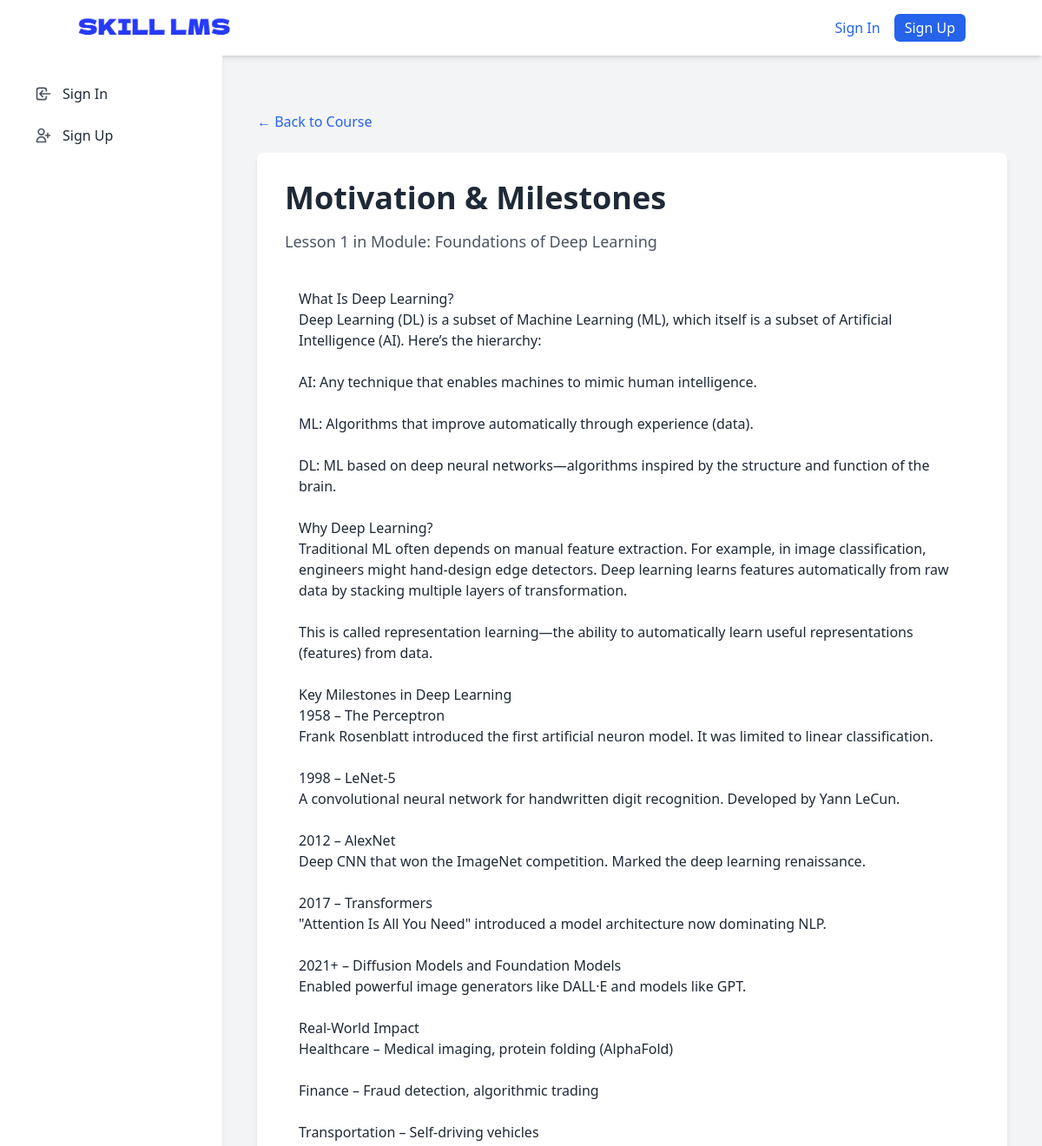
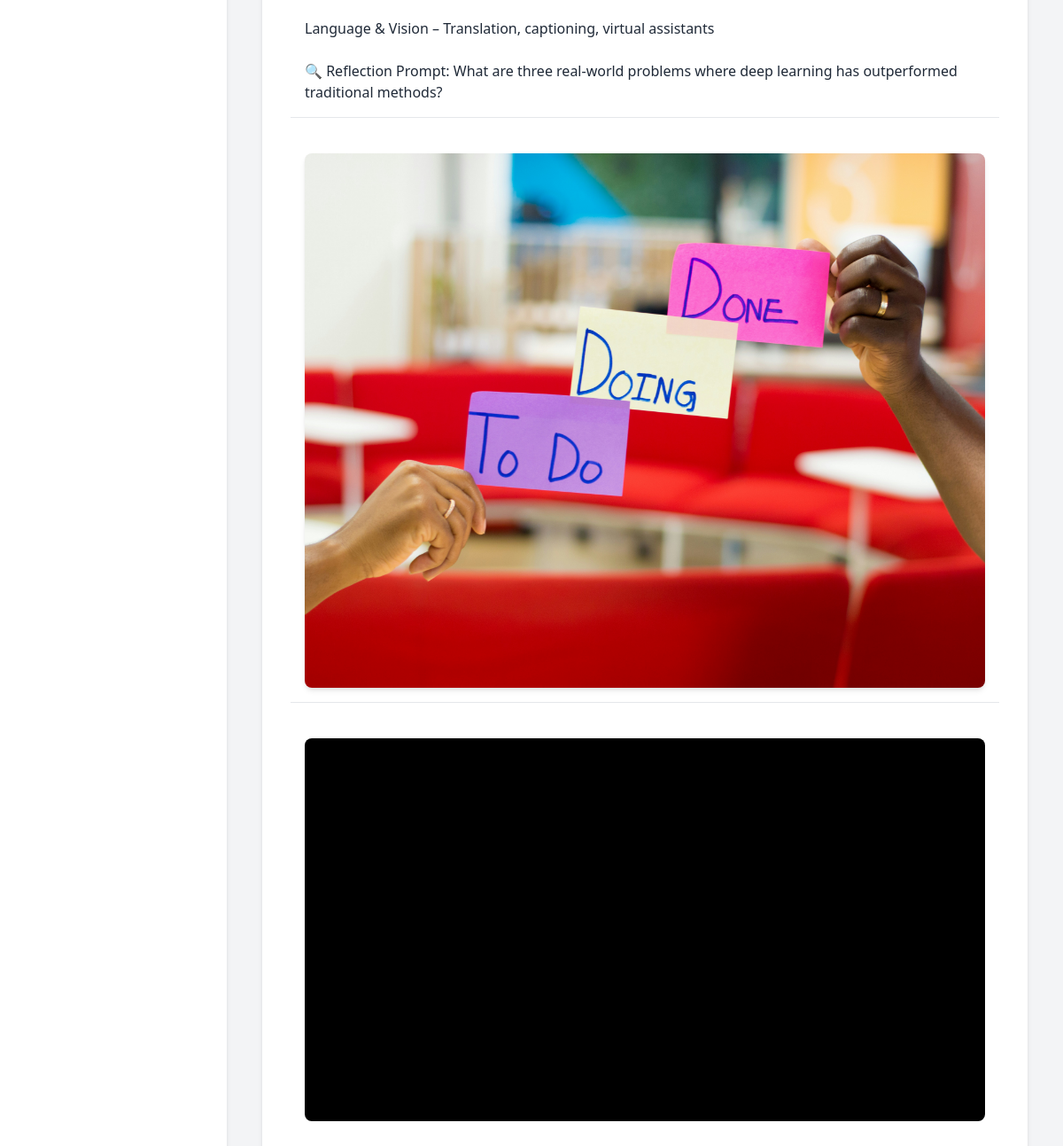
Screenshot of /courses/intro-to-deep-learning/motivation-and-milestone/ with the database file from the repository (2 pictures, top to bottom).
### courses/models.py (models this page shows, shortened)
class Lesson(models.Model):
    module = models.ForeignKey(
        Module,
        related_name='lessons',
        on_delete=models.CASCADE,
        help_text="The module this lesson belongs to."
    )
    title = models.CharField(max_length=200, help_text="Title of the lesson.")
    slug = models.SlugField(max_length=200, help_text="URL-friendly identifier for the lesson.")
    order = models.PositiveIntegerField(
        default=0,
        help_text="The order of this lesson within the module."
    )
    class Meta:
        verbose_name_plural = "Lessons"
        ordering = ['order']
        unique_together = ('module', 'slug')

class Module(models.Model):
    course = models.ForeignKey(
        Course,
        related_name='modules',
        on_delete=models.CASCADE,
        help_text="The course this module belongs to."
    )
    title = models.CharField(max_length=200, help_text="Title of the module.")
    description = models.TextField(blank=True, help_text="Brief description of the module.")
    order = models.PositiveIntegerField(
        default=0,
        help_text="The order of this module within the course."
    )
    class Meta:
        verbose_name_plural = "Modules"
        ordering = ['order']

### content/models.py (models this page shows, shortened)
class TextContent(models.Model):
    lesson = models.ForeignKey(
        Lesson,
        related_name='text_content',
        on_delete=models.CASCADE,
        help_text="The lesson this text content is part of."
    )
    body = models.TextField(help_text="The main text content.")
    order = models.PositiveIntegerField(
        default=0,
        help_text="Order of this content block within the lesson."
    )
    class Meta:
        verbose_name_plural = "Text Content"
        ordering = ['order']

class ImageContent(models.Model):
    lesson = models.ForeignKey(
        Lesson,
        related_name='image_content',
        on_delete=models.CASCADE,
        help_text="The lesson this image content is part of."
    )
    image = models.ImageField(
        upload_to='lesson_images/',
        help_text="The image file."
    )
    caption = models.CharField(
        max_length=255,
        blank=True,
        help_text="A caption for the image."
    )
    order = models.PositiveIntegerField(
        default=0,
        help_text="Order of this content block within the lesson."
    )
    class Meta:
        verbose_name_plural = "Image Content"
        ordering = ['order']

class VideoContent(models.Model):
    lesson = models.ForeignKey(
        Lesson,
        related_name='video_content',
        on_delete=models.CASCADE,
        help_text="The lesson this video content is part of."
    )
    video_url = models.URLField(help_text="URL of the embedded video (e.g., YouTube link).")
    caption = models.CharField(
        max_length=255,
        blank=True,
        help_text="A caption for the video."
    )
    order = models.PositiveIntegerField(
        default=0,
        help_text="Order of this content block within the lesson."
    )
    class Meta:
        verbose_name_plural = "Video Content"
        ordering = ['order']

### courses/views.py (the view)
# urls.py: path('<slug:course_slug>/<slug:lesson_slug>/', views.lesson_detail, name='lesson_detail'),
def lesson_detail(request, course_slug, lesson_slug):
    lesson = get_object_or_404(
        Lesson,
        slug=lesson_slug,
        module__course__slug=course_slug
    )
    text_blocks = lesson.text_content.all()
    image_blocks = lesson.image_content.all()
    video_blocks = lesson.video_content.all()
    file_blocks = lesson.file_content.all()
    all_content = sorted(
        list(text_blocks) + list(image_blocks) + list(video_blocks) + list(file_blocks),
        key=lambda content_block: content_block.order
    )
    return render(request, 'courses/lesson_detail.html', {
        'lesson': lesson,
        'all_content': all_content,
    })

### templates/courses/lesson_detail.html (shortened to what this page needs)
{% extends 'base.html' %}
{% block content %}
    <div class="container mx-auto mt-10 px-4">
        <div class="mb-6">
            <a href="{% url 'courses:course_detail' lesson.module.course.slug %}" class="text-blue-600 hover:underline">&larr; Back to Course</a>
        </div>
        <div class="bg-white rounded-lg shadow-md p-8 mb-8">
            <h1 class="text-4xl font-bold text-gray-800 mb-4">{{ lesson.title }}</h1>
            <p class="text-gray-600 text-lg mb-6">Lesson {{ lesson.order }} in Module: {{ lesson.module.title }}</p>
            <div class="prose max-w-none">
                {% for content_block in all_content %}
                    <div class="mb-6 p-4 border-b border-gray-200 last:border-b-0">
                            {% if content_block.body %}
                                <div class="text-gray-800">
                                    {{ content_block.body|linebreaksbr }}
                                </div>
                            {% elif content_block.image %}
                                <div class="flex flex-col items-center">
                                    <img src="{{ content_block.image.url }}" alt="{{ content_block.caption|default:'Lesson Image' }}"
                                         class="max-w-full h-auto rounded-lg shadow-md" loading="lazy">
                                </div>
                            {% elif content_block.video_url %}
                                <div class="video-container mb-4">
                                    <iframe width="560" height="315" src="{{ content_block.video_url }}" title="YouTube video player" frameborder="0" allow="accelerometer; autoplay; clipboard-write; encrypted-media; gyroscope; picture-in-picture; web-share" allowfullscreen></iframe>
                                </div>
                            {% else %}
                                <p class="text-red-500">Unknown content type.</p>
                            {% endif %}
                    </div>
                {% empty %}
                    <div class="text-center text-gray-600">
                        No content available for this lesson yet.
                    </div>
                {% endfor %}
            </div>
        </div>
    </div>
{% endblock %}

### templates/base.html (style rules this page uses)
body { display: flex; min-height: 100vh; flex-direction: column; }

### templates/courses/lesson_detail.html (style rules this page uses)
.video-container { position: relative; padding-bottom: 56.25%; height: 0; overflow: hidden; max-width: 100%; background: #000; border-radius: 0.5rem; }
.video-container iframe, .video-container object, .video-container embed { position: absolute; top: 0; left: 0; width: 100%; height: 100%; }

### rows the page displays
Lesson: title "Motivation & Milestones", order "1", module "Foundations of Deep Learning"
TextContent: body "What Is Deep Learning? Deep Learning (DL) is a subset of Machine Learning (ML), which itself is a subset of Artificial Intelligence (AI). Here’s the hierarchy: AI: Any technique that enables machines to mimic human intelligence. ML: Algorithms that improve automatically through experience (data). DL: ML based on deep neural networks—algorithms inspired by the structure and function of the brain. Why Deep Learning? Traditional ML often depends on manual feature extraction. For example, in image classification, engineers might hand-design edge detectors. Deep learning learns features automatically from raw data by stacking multiple layers of transformation. This is called representation…"
ImageContent: image (picture)
